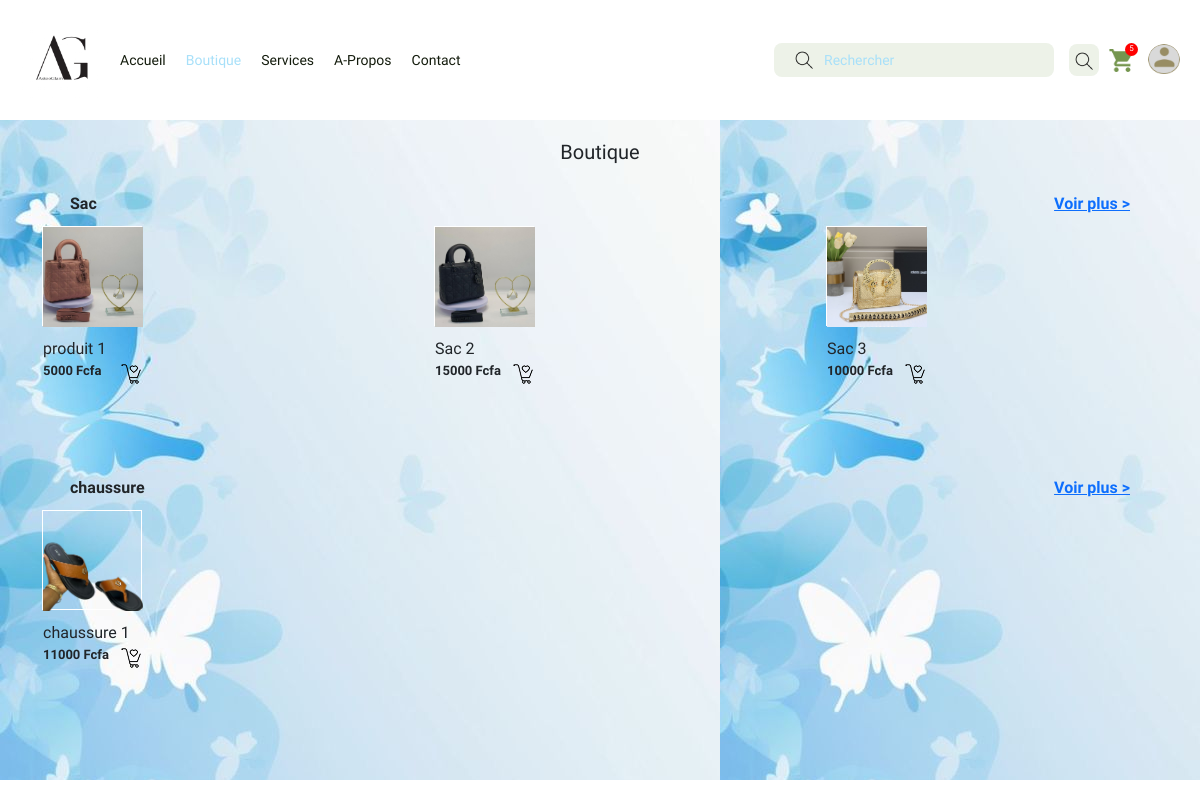
Screenshot of /boutique/ with the database file from the repository.
### vente/models.py (models this page shows, shortened)
class Categorie(models.Model):
    nom= models.CharField(max_length=100)
    description= models.TextField()
    image = models.ImageField(upload_to= 'categorie_image/')

class Produit(models.Model):
    nom = models.CharField(max_length=100)
    prix = models.IntegerField()
    description = models.TextField()
    categorie = models.ForeignKey(Categorie,on_delete=models.SET_NULL,null=True)
    image = models.ImageField(upload_to= 'produit_image/')

### vente/views.py (the view)
# urls.py: path('boutique/', views.boutique,name="boutique"),
def boutique(request):
    produits = Produit.objects.all()
    categories = Categorie.objects.all()
    return render(request, 'vente/boutique.html', {'produits': produits, 'categories': categories})

### vente/templates/vente/boutique.html (shortened to what this page needs)
{%load static %}
<!DOCTYPE html>
<html lang="en">
<head>
    <link href="https://cdn.jsdelivr.net/npm/bootstrap@5.0.2/dist/css/bootstrap.min.css" rel="stylesheet">
    <link rel="stylesheet" href="{%static 'base.css'%}">
    <link rel="stylesheet" href="{% static 'boutique.css'%}">
</head>
<body>
    <nav class="large-screen-nav">
        <div class="left-ls-nav">
            <img src="{% static 'logo1.jpg'%}" alt="">
            <div class="ls-nav-links-container">
                <a href="{% url '' %}">Accueil</a>
                <a class="active" href="{% url 'boutique' %}">Boutique</a>
                <a href="{% url 'services' %}">Services</a>
                <a href="{% url 'apropos' %}">A-Propos</a>
                <a href="{% url 'contact' %}">Contact</a>
            </div>
        </div>
        <div class="right-ls-nav">
            <form action="#" class="ls-nav-search-form">
                <img class="sr-icon-ls-nav" src="{% static 'search.png'%}" alt="">
                <input type="text" name="sr-input-ls-nav" id="sr-input-ls-nav" placeholder="Rechercher">
                <button class="sr-btn-ls-nav"><img src="{% static 'search.png'%}" alt=""></button>
            </form>
            <div class="ls-nav-panier-user">
                <a href="{% url 'panier' %}">
                    <span>5</span>
                    <img src="{% static 'panier.png'%}" alt="">
                </a>
                <a href="{% url 'profil' %}">
                    <div class="user-container"></div>
                </a>
            </div>
        </div>
    </nav>
    <div class="contenu">
        <div class="tete">
            <h5>Boutique</h5>
        </div>
        {% for categorie in categories %}
        <div class="cat">
            <div class="entete_cat">
                <div class="nom_cat">{{ categorie.nom }}</div>
                <div class="voir_plus">
                    <a href="{% url 'categorie_filtre' categorie.id %}">Voir plus ></a>
                </div>
            </div>
            <div class="container">
                {% for produit in produits %}
                    {% if produit.categorie == categorie %}
                        <div class="square-container" id="imageContainer{{ produit.id }}" onclick="toggleSelection('imageContainer{{ produit.id }}')">
                            <div class="formulaire">
                                <a href="{% url 'detail_produit' produit.id %}">
                                    <img class="square-image" src="{{ produit.image.url }}" alt="{{ produit.nom }}">
                                </a>
                            </div>
                            <div class="image-title">
                                <div class="fruit">{{ produit.nom }}</div>
                                <div class="ajout_panier">
                                    <div class="prix">{{ produit.prix }} Fcfa</div>
                                    <div class="Shopping">
                                        <img src="{% static 'Shopping Cart.png' %}" alt="">
                                    </div>
                                </div>
                            </div>
                        </div>
                    {% endif %}
                {% endfor %}
            </div>
        </div>
        {% endfor %}
    </div>
</body>
</html>

### vente/static/base.css (style rules this page uses)
* { padding: 0; margin: 0; box-sizing: border-box; }
body { font-family: "Epilogue", sans-serif; font-weight: 500; font-style: normal; position: relative; }
.large-screen-nav { width: 100%; padding: 20px; display: flex; }
.left-ls-nav { width: 65%; display: flex; align-items: center; gap: 20px; }
.left-ls-nav img { width: 80px; }
.ls-nav-links-container { display: flex; gap: 20px; }
.ls-nav-links-container a { color: #141C0D; font-size: 14px; text-decoration: none; }
.ls-nav-links-container a.active { color: #A8E0F9; }
.right-ls-nav { width: 35%; display: flex; justify-content: space-between; align-items: center; }
.ls-nav-search-form { width: 80%; display: flex; gap: 15px; align-items: center; position: relative; }
.sr-icon-ls-nav { position: absolute; left: 20px; }
#sr-input-ls-nav { width: 90%; padding: 5px 50px; border: none; outline: none; border-radius: 8px; background-color: #EDF2E8; }
#sr-input-ls-nav::placeholder { color: #A8E0F9; font-size: 14px; }
.sr-btn-ls-nav { width: 32px; height: 32px; border: none; background-color: #EDF2E8; border-radius: 8px; }
.ls-nav-panier-user { display: flex; gap: 15px; align-items: center; }
.ls-nav-panier-user a img { width: 24px; }
.ls-nav-panier-user a { position: relative; }
.ls-nav-panier-user a span { position: absolute; right: -5px; top: -5px; width: 13px; height: 13px; background-color: red; display: flex; align-items: center; justify-content: center; border-radius: 50%; color: white; font-size: 8px; }
.user-container { width: 32px; height: 32px; background-image: url("/static/pp.png"); background-size: contain; background-repeat: no-repeat; border-radius: 50%; }
.contenu { padding: 20px; }

### vente/static/boutique.css (style rules this page uses)
body .contenu { width: 100%; background-image: url("/static/deco.jpg"); }
* { padding: 0; margin: 0; box-sizing: border-box; }
.container { display: grid; grid-template-columns: repeat(auto-fit, minmax(100px, 1fr)); grid-gap: 60px; align-items: flex-start; }
.square-container { width: 100px; height: 100px; position: relative; border: 1px solid white; cursor: pointer; margin-bottom: 50px; }
.square-image { width: 100px; height: 100px; object-fit: cover; }
.image-title { margin-top: 10px; }
.tete { display: flex; justify-content: center; margin-bottom: 20px; align-items: center; }
.cat { margin-bottom: 100px; }
.ajout_panier { display: flex; justify-content: space-between; }
.entete_cat { display: flex; justify-content: space-between; margin-left: 50px; margin-right: 50px; margin-bottom: 10px; font-size: 16px; font-weight: bold; }
.Shopping img { width: 20px; height: auto; }
.prix { font-size: 13px; font-weight: bold; }

### rows the page displays
Categorie: nom "Sac"
Produit: image (picture), nom "produit 1", prix "5000"
Produit: image (picture), nom "Sac 2", prix "15000"
Produit: image (picture), nom "Sac 3", prix "10000"
Categorie: nom "chaussure"
Produit: image (picture), nom "chaussure 1", prix "11000"
